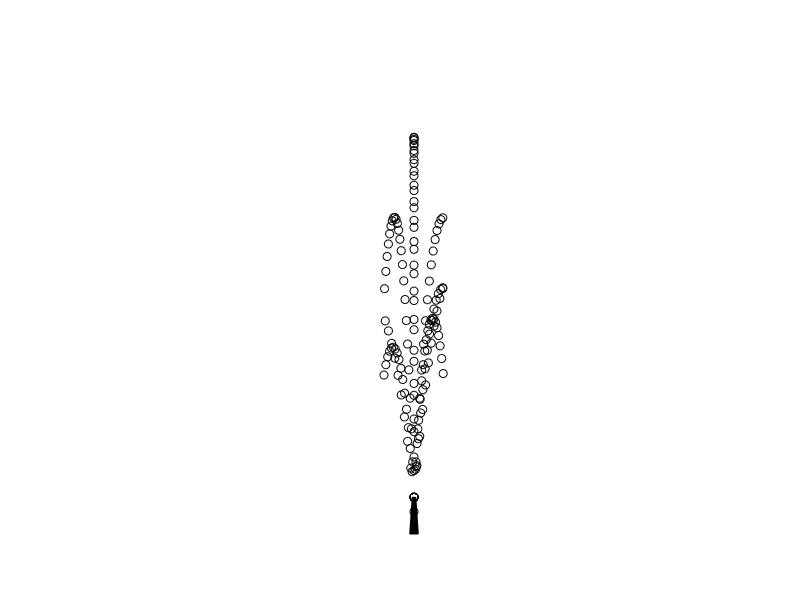

Write the MATLAB code that produced this figure.
 % fontana
 
 %-----------------------------------------------
  	clear all
	close;   
 	h1 = figure(1);
	set(h1, 'Units', 'normalized', 'Position', [0.5 0.5 0.5 0.45]);
 	whitebg(h1, 'white')
   	axis( [-5 5 0  80] );  % [xmin xmax ymin ymax]
 	axis equal
	hold on
 	axis off
%	-----------------------------------------------
% ugello
	X=[-0.7  -0.3   0.3   0.7  -0.7  ];Y=[0  6  6  0  0];
	fill(X,Y,'k')
% getto
	x0=0; y0=6; % m
	v0=30; % m/s
 	a=2*pi/180; % rad
	g=9.81; % m/s^2
	h=0.2; % s; intervallo temporale
	tf=10; % s
 
	V=[34  30  25 22];
 	A=[0  2  6  4];
	for k=1: 4
		for t=0: h: tf
			a=A(k)*pi/180;
			x=x0-V(k)*sin(a)*t;
			y=y0+V(k)*cos(a)*t-g*t^2/2;
			plot(x,y, 'ko')
		end
	end
	V=[30  27  26 24];
	A=[3  5  4  3];
	for k=1: 4
		a=A(k)*pi/180;
		for t=0: h: tf
			x=x0+V(k)*sin(a)*t;
			y=y0+V(k)*cos(a)*t-g*t^2/2;
			plot(x,y, 'ko')
		end
	end

	